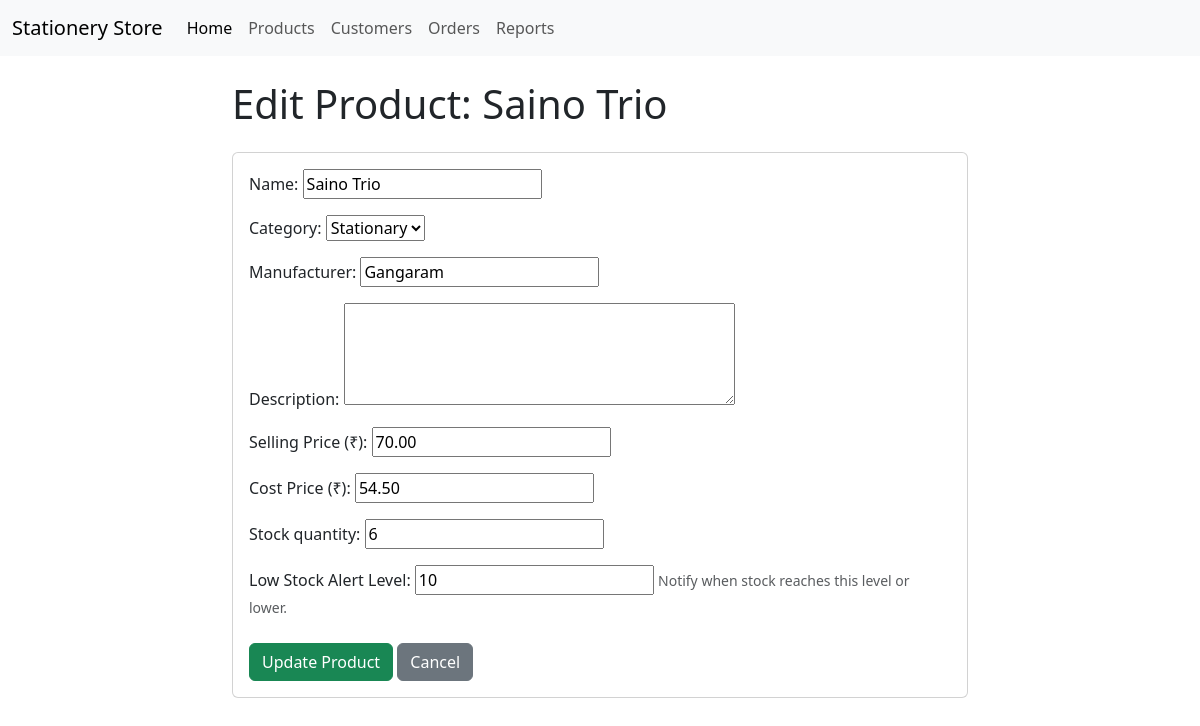
The page /inventory/product/3/edit/ on the database its author committed.
### inventory/models.py (models this page shows, shortened)
class Product(models.Model):
    category = models.ForeignKey(Category, related_name='products', on_delete=models.SET_NULL, null=True, blank=True)
    name = models.CharField(max_length=200)
    description = models.TextField(blank=True, null=True)
    selling_price = models.DecimalField(max_digits=10, decimal_places=2)
    cost_price = models.DecimalField(max_digits=10, decimal_places=2, null=True, blank=True)
    manufacturer = models.CharField(max_length=100, blank=True, null=True)
    stock_quantity = models.IntegerField(default=0)
    low_stock_threshold = models.PositiveIntegerField(default=5, help_text="Notify when stock reaches this level or lower.") # <-- ADD THIS LINE
    created_at = models.DateTimeField(auto_now_add=True)
    updated_at = models.DateTimeField(auto_now=True)

### inventory/views.py (the view)
# urls.py: path('product/<int:pk>/edit/', views.product_edit_view, name='product_edit'),
def product_edit_view(request, pk):
    product = get_object_or_404(Product, pk=pk)
    if request.method == 'POST':
        form = ProductForm(request.POST, instance=product) # *** Key difference: Pass instance=product ***
        if form.is_valid():
            updated_product = form.save()
            messages.success(request, f"Product '{updated_product.name}' updated successfully!")
            return redirect('inventory:product_detail', pk=updated_product.pk)
        else:
            messages.error(request, "Please correct the errors below.")
    else:
        form = ProductForm(instance=product) # *** Key difference: Pass instance=product ***
    context = {
        'form': form,
        'form_title': f'Edit Product: {product.name}', # Dynamic title
        'product': product # Pass product object for potential use in template (e.g., delete button later)
    }
    return render(request, 'inventory/product_form.html', context)

### inventory/forms.py
class ProductForm(forms.ModelForm):
    description = forms.CharField(widget=forms.Textarea(attrs={'rows': 4}), required=False)
    class Meta:
        model = Product # Specify which model this form is for
        fields = [
            'name',
            'category',
            'manufacturer',
            'description',
            'selling_price',
            'cost_price',
            'stock_quantity',
            'low_stock_threshold',
        ]
        labels = {
            'selling_price': 'Selling Price (₹)',
            'cost_price': 'Cost Price (₹)',
            'low_stock_threshold': 'Low Stock Alert Level',
        }
        widgets = {
             'selling_price': forms.NumberInput(attrs={'step': '0.01'}), # HTML5 number input
             'cost_price': forms.NumberInput(attrs={'step': '0.01'}),
             'stock_quantity': forms.NumberInput(attrs={'min': '0'}),
             'low_stock_threshold': forms.NumberInput(attrs={'min': '0'}),
        }

### inventory/models.py (called while the page is built)
    def __str__(self):
        return self.name

### inventory/templates/inventory/product_form.html (shortened to what this page needs)
{% extends "base.html" %}
{% block content %}
  <div class="row justify-content-center">
    <div class="col-md-8">
      <h1 class="mb-4">{{ form_title }}</h1>
      <div class="card">
        <div class="card-body">
          <form method="post" novalidate>
            {% for field in form %}
              <div class="mb-3">
                {{ field.label_tag }}
                {{ field }}
                {% if field.help_text %}
                  <small class="form-text text-muted">{{ field.help_text }}</small>
                {% endif %}
              </div>
            {% endfor %}
            <div class="mt-4">
              <button type="submit" class="btn btn-success">
                  {% if product %}Update Product{% else %}Save New Product{% endif %}
              </button>
              <a href="{% if product %}{% url 'inventory:product_detail' pk=product.pk %}{% else %}{% url 'inventory:product_list' %}{% endif %}" class="btn btn-secondary">Cancel</a>
            </div>
          </form>
        </div>
      </div>
    </div>
  </div>
{% endblock %}

### rows shown on the page
Product: form "Saino Trio" "Stationary" "Gangaram" "70.00" "54.50" "6" "10"

### other values the page prints
{{ field.label_tag }} "Name:" "Category:" "Manufacturer:" "Description:" "Selling Price (₹):" "Cost Price (₹):" "Stock quantity:" "Low Stock Alert Level:"
{{ field.help_text }} "Notify when stock reaches this level or lower."
